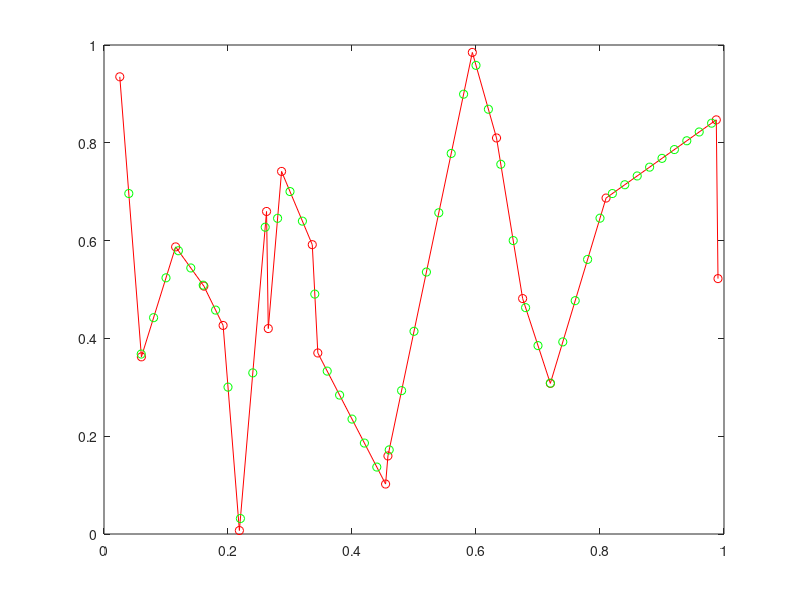

Write MATLAB code to recreate this figure.

clear
clc
close all

tt = 0:0.02:1;
 
t = rand(1,20); t = sort(t);
x = rand(1,20); 

xx = interp1(t,x,tt);


plot(t,x,'or-',tt,xx,'og');
axis([0 1 0 1])
